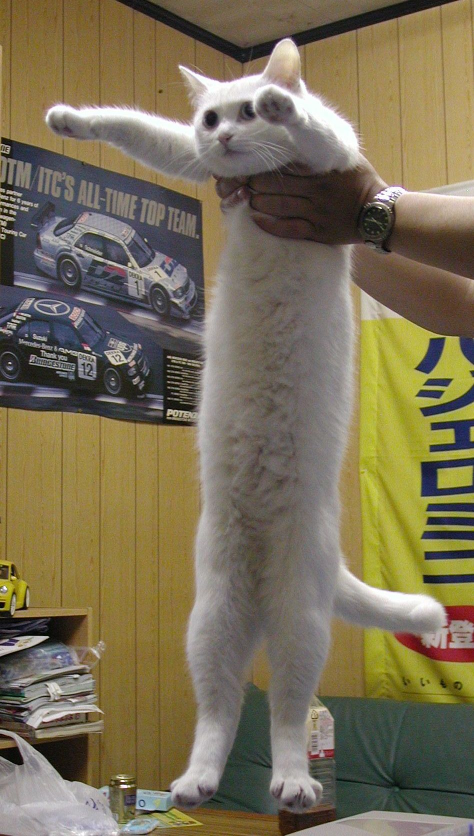
#> input picture 1/img/cat.jpg, 948 x 1672 px, found by its file name (shown at 1/2 size)
$ jupyter execute 2.ipynb   (shell and % lines are left out)
#> lines starting #> are read from the running program, lines starting #| are printed output that depends on the picture
# グラフ、画像の表示

[](https://colab.research.google.com/github/kyorin-phys/MLIntro2025/blob/main/2/2.ipynb)

## ライブラリ

機能（関数）を拡張する
* matplotlib (グラフ)
* numpy （数値演算、行列演算）
* pandas （テーブルデータ、統計）次回

```
import ライブラリ名
import ライブラリ名　as 短縮名
from ライブラリ名　import 関数名
```

## matplotlib ライブラリ
* [matplotlib](https://matplotlib.org/)

[グラフの種類一覧](https://matplotlib.org/stable/plot_types/index.html)

[cell 1]
import matplotlib.pyplot as plt
x = [1,2,3,4,5]
y = [3,6,9,12,15]
#plt.plot(x, y) # 線を引く
plt.scatter(x, y) # 散布図（点のみ）
plt.show()
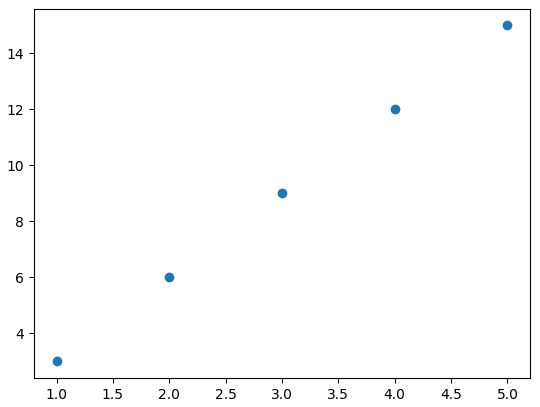
#> figure drawn by matplotlib, 1 panel
# import matplotlib  だけだったら
# matplotlib.pyplot.scatter(x, y) のように長くなってしまう

[cell 2]
# 軸ラベルやタイトル、目盛線、凡例の追加
plt.plot(x, y, label='y')
# [5 lines of commented-out code are left out]
plt.show()

[cell 3]
# 日本語は文字化けするので、japanize_matplotlib をインポートする(colabでは要インストール)

[cell 4]
import japanize_matplotlib
plt.plot(x, y, label='y')
plt.xlabel('x軸')
plt.ylabel('y軸')
plt.title('タイトル')
plt.legend()
plt.show()
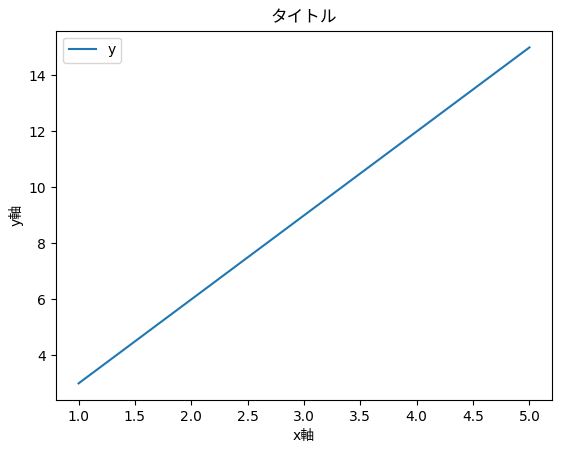
#> figure drawn by matplotlib, 1 panel

## numpy: numerical python

`import numpy as np`

`numpy` を `np` という短縮名で読み込む。
三角関数、指数関数などの数学関数はインポートしないと使えない。

`math` というライブラリもあるが、機械学習では多次元の配列を使うので `numpy` を使う。

`from numpy import pi`
と宣言すると、`pi`が使える。
`import numpy as np`
だけ宣言した場合は
`np.pi` とする必要がある。

[cell 5]
import numpy as np
# print(pi) # エラーになる
print(np.pi)
from numpy import pi
print(pi)

## numpy 配列

`numpy.array()`

リストの場合は要素ごとに演算が必要だが、numpy配列ではまとめて演算できる。

例：すべての値を2倍する

### リストの場合

[cell 6]
# 2倍するつもりが、リストをつなぐ結果に
a = [1, 2, 3, 4, 5]
print(a * 2)
print(a + a)

[cell 7]
# 全ての要素を2倍する
a = [1, 2, 3, 4, 5]
a = [x*2 for x in a]  #リスト内包表記
print(a)

# for文は遅いのでなるべく避けた方がよい
a = [1, 2, 3, 4, 5]
for i in range(len(a)):
    a[i] *= 2  # i番目の要素を2倍
print(a)

### numpyの場合

[cell 8]
# ベクトルの定数倍と同様にすべての要素が2倍になる
b = np.array([1, 2, 3, 4, 5])
print(b)
print(b * 2)
print(type(b))

[cell 9]
# 配列のインデックスの代わりに条件式でフィルターできる
b[b < 3.5], b[b % 2 == 0] # bの要素で値が3.5より小さい、bの要素で偶数だけを選ぶ

[cell 10]
# 全ての要素に2を足す
a = [1, 2, 3, 4, 5]
# [8 lines of commented-out code are left out]
print(b + 2)
print(np.ones_like(b))
#print(b + 2*np.ones_like(b))

[cell 11]
# 積は同じインデックスの要素同士を掛ける
a = [1, 2, 3, 4, 5]
print(a * b) # これは可能
print(b * b)
c = np.array([1,2,3])
#print(b*c) # 長さの違う配列の積は計算できないのでエラー

[cell 12]
## ベクトルの内積
a = np.array([1,2])
b = np.array([2,-1])
print(np.dot(a, b)) # 1*2 + 2*(-1)

## 行列 多次元配列

* 1次元の配列: ベクトル(vector)
* 2次元の配列: 行列(matrix)
* 3次元以上の配列: テンソル(tensor)

例:モノクロ画像は2次元のデータからなる。
カラー画像は色情報がRGBの3チャンネルを持つ2次元データを組み合わせたもの。

CTなどの画像データは3次元テンソル (x,y,z)座標に対するCT値の組。
スライスで2次元の画像に切り出したものを画像として見る。

[cell 13]
# matplotlib.imshow で画像を表示させる
import matplotlib.pyplot as plt

# 2x2のモノクロ画像（グレースケール）を作成
monochrome_image = [[0, 127], [255, 0]]
#monochrome_image = np.array([[0, 127], [255, 0]])
# 0　真っ黒、255　真っ白
# モノクロ画像を表示
plt.imshow(monochrome_image, cmap='gray')
plt.axis('off')
plt.show()
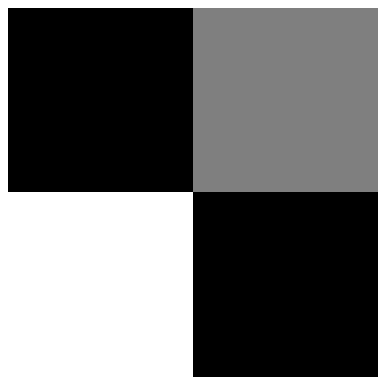
#> figure drawn by matplotlib, 1 panel

[cell 14]
# 2x2のカラー画像（RGB）を作成
color_image = [[[255, 0, 0], [0, 255, 0]],
               [[0, 0, 255], [255, 255, 0]]]
#color_image = np.array([[[255, 0, 0], [0, 255, 0]],
#               [[0, 0, 255], [255, 255, 0]]])
# [R,G,B]: [255,0,0] は赤、[0,255,0]は緑、[0,0,255]は青、[255,255,0]は黄
# [[赤,緑],[青,黄]] のように色情報を要素に持つ2x2の画像になっている　(2x2x3：3次元テンソル）
# カラー画像を表示
plt.imshow(color_image)
plt.axis('off')
plt.show()
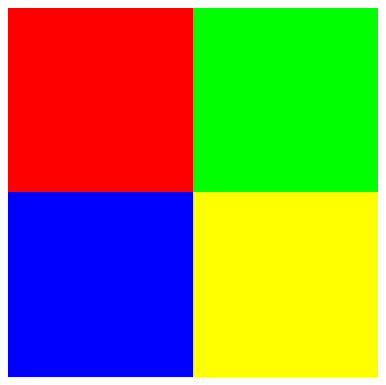
#> figure drawn by matplotlib, 1 panel

[cell 15]
# グレースケール
gradient_image = np.linspace(0, 255, 10, dtype=np.uint8).reshape(1, 10) # ベクトルを1x10の行列に変換
# linspace: linear space 区間を等間隔に分割した等差数列を返す
# linspace(start, stop, num)
print(gradient_image)
plt.imshow(gradient_image, 'gray')
plt.axis('off')
plt.show()
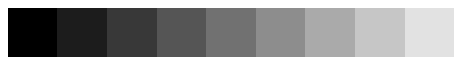
#> figure drawn by matplotlib, 1 panel

## 画像の読み込みと表示

[cell 16]
# 以下のURLから画像を'cat.jpg'としてダウンロードして「ファイル」からアップロードする
# https://pbs.twimg.com/media/GESN0G3bAAAkPTh?format=jpg
img = plt.imread('/content/cat.jpg')
#> img is the input picture: shape (1672, 948, 3); mean R, G, B 122.6, 112.3, 86.5
#img = plt.imread('img/cat.jpg')
plt.imshow(img)
plt.axis('off')
plt.show()

画像を扱うライブラリは他にも多い。
代表的なもの
* [Pillow](https://pypi.org/project/pillow/)

画像のトリミング、リサイズなど画像処理の機能がある

```
from PIL import Image
img = Image.open('/content/cat.jpg')
img.show()
```

[cell 17]
from PIL import Image
img = Image.open('/content/cat.jpg')
h, w = img.size # サイズの取得
#> h = 948; w = 1672
print(h, w)
#| 948 1672
newimg = img.resize((h//50, w//50)) #縦横のピクセル数を1/50にする
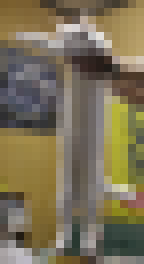
#> newimg: PIL image 18x33 RGB (shown 8 times larger); mean R, G, B 122.6, 112.3, 86.4
plt.imshow(newimg)
